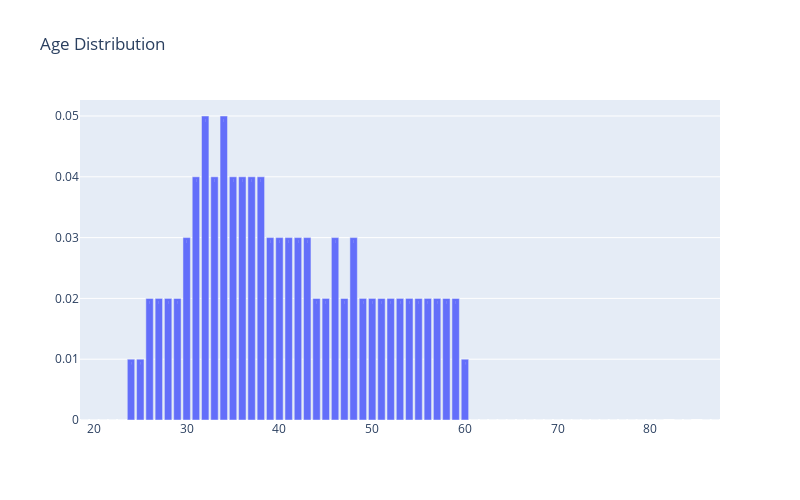

Notebook cell for this chart:
### Code cell
temp = bank_data.age.value_counts()

trace = go.Bar(x=temp.index,  y= np.round(temp.astype(float)/temp.values.sum(),2),
               text = np.round(temp.astype(float)/temp.values.sum(),2),
               textposition = 'inside',
               name = 'Age')
data = [trace]
layout = go.Layout(autosize=False, width=800, height=500,title = "Age Distribution")

fig = go.Figure(data=data, layout=layout)
iplot(fig)
#del temp

### Figure 1 — Plotly figure (JSON) as saved in the notebook; plotly's stock layout.template omitted (floating-point values rounded to 4 significant figures)
{"data": [{"name": "Age", "text": [0.05, 0.05, 0.04, 0.04, 0.04, 0.04, 0.04, 0.04, 0.03, 0.03, 0.03, 0.03, 0.03, 0.03, 0.03, 0.03, 0.02, 0.02, 0.02, 0.02, 0.02, 0.02, 0.02, 0.02, 0.02, 0.02, 0.02, 0.02, 0.02, 0.02, 0.02, 0.02, 0.02, 0.02, 0.01, 0.01, 0.01, 0, 0, 0, 0, 0, 0, 0, 0, 0, 0, 0, 0, 0, 0, 0, 0, 0, 0, 0, 0, 0, 0, 0, 0, 0, 0, 0, 0, 0, 0], "textposition": "inside", "type": "bar", "x": [34, 32, 31, 36, 33, 35, 37, 38, 30, 40, 42, 41, 39, 46, 43, 48, 45, 49, 47, 44, 28, 50, 29, 27, 53, 57, 51, 55, 52, 58, 26, 56, 54, 59, 60, 25, 24, 23, 61, 22, 66, 63, 70, 21, 64, 62, 65, 77, 69, 71, 80, 75, 73, 67, 19, 83, 72, 79, 20, 74, 78, 68, 76, 84, 81, 86, 87], "y": [0.05, 0.05, 0.04, 0.04, 0.04, 0.04, 0.04, 0.04, 0.03, 0.03, 0.03, 0.03, 0.03, 0.03, 0.03, 0.03, 0.02, 0.02, 0.02, 0.02, 0.02, 0.02, 0.02, 0.02, 0.02, 0.02, 0.02, 0.02, 0.02, 0.02, 0.02, 0.02, 0.02, 0.02, 0.01, 0.01, 0.01, 0, 0, 0, 0, 0, 0, 0, 0, 0, 0, 0, 0, 0, 0, 0, 0, 0, 0, 0, 0, 0, 0, 0, 0, 0, 0, 0, 0, 0, 0]}], "layout": {"autosize": false, "height": 500, "title": {"text": "Age Distribution"}, "width": 800}}
